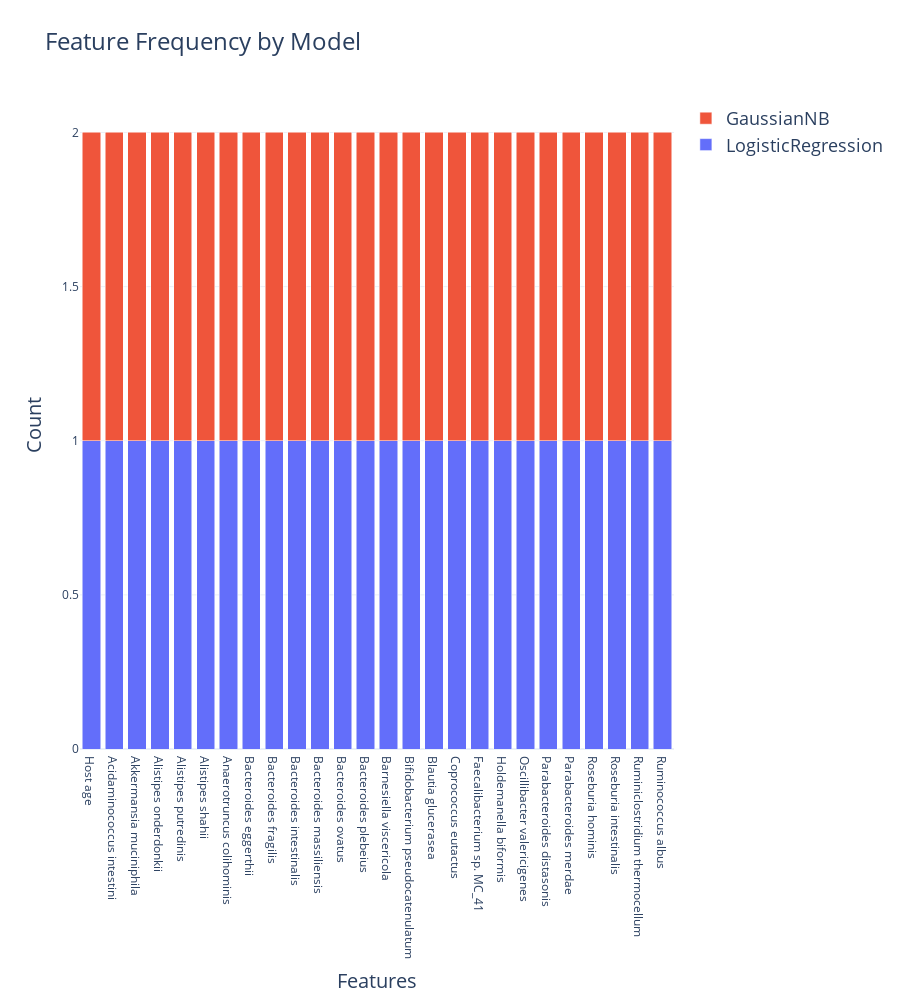

Here is the notebook cell this chart was saved with:
### Code cell
plot_features_interactive(
    all_features=dev_df.columns,
    models_dir=MODELS_DIR,
    models=["LogisticRegression", "GaussianNB"]
)

### Figure 1 — Plotly figure (JSON) as saved in the notebook; plotly's stock layout.template omitted (floating-point values rounded to 4 significant figures)
{"data": [{"name": "LogisticRegression", "type": "bar", "x": ["Host age", "Acidaminococcus intestini", "Akkermansia muciniphila", "Alistipes onderdonkii", "Alistipes putredinis", "Alistipes shahii", "Anaerotruncus colihominis", "Bacteroides eggerthii", "Bacteroides fragilis", "Bacteroides intestinalis", "Bacteroides massiliensis", "Bacteroides ovatus", "Bacteroides plebeius", "Barnesiella viscericola", "Bifidobacterium pseudocatenulatum", "Blautia glucerasea", "Coprococcus eutactus", "Faecalibacterium sp. MC_41", "Holdemanella biformis", "Oscillibacter valericigenes", "Parabacteroides distasonis", "Parabacteroides merdae", "Roseburia hominis", "Roseburia intestinalis", "Ruminiclostridium thermocellum", "Ruminococcus albus"], "y": [1, 1, 1, 1, 1, 1, 1, 1, 1, 1, 1, 1, 1, 1, 1, 1, 1, 1, 1, 1, 1, 1, 1, 1, 1, 1]}, {"name": "GaussianNB", "type": "bar", "x": ["Host age", "Acidaminococcus intestini", "Akkermansia muciniphila", "Alistipes onderdonkii", "Alistipes putredinis", "Alistipes shahii", "Anaerotruncus colihominis", "Bacteroides eggerthii", "Bacteroides fragilis", "Bacteroides intestinalis", "Bacteroides massiliensis", "Bacteroides ovatus", "Bacteroides plebeius", "Barnesiella viscericola", "Bifidobacterium pseudocatenulatum", "Blautia glucerasea", "Coprococcus eutactus", "Faecalibacterium sp. MC_41", "Holdemanella biformis", "Oscillibacter valericigenes", "Parabacteroides distasonis", "Parabacteroides merdae", "Roseburia hominis", "Roseburia intestinalis", "Ruminiclostridium thermocellum", "Ruminococcus albus"], "y": [1, 1, 1, 1, 1, 1, 1, 1, 1, 1, 1, 1, 1, 1, 1, 1, 1, 1, 1, 1, 1, 1, 1, 1, 1, 1]}], "layout": {"barmode": "stack", "height": 1000, "legend": {"font": {"size": 18}}, "title": {"font": {"size": 24}, "text": "Feature Frequency by Model"}, "xaxis": {"title": {"font": {"size": 20}, "text": "Features"}}, "yaxis": {"title": {"font": {"size": 20}, "text": "Count"}}}}
